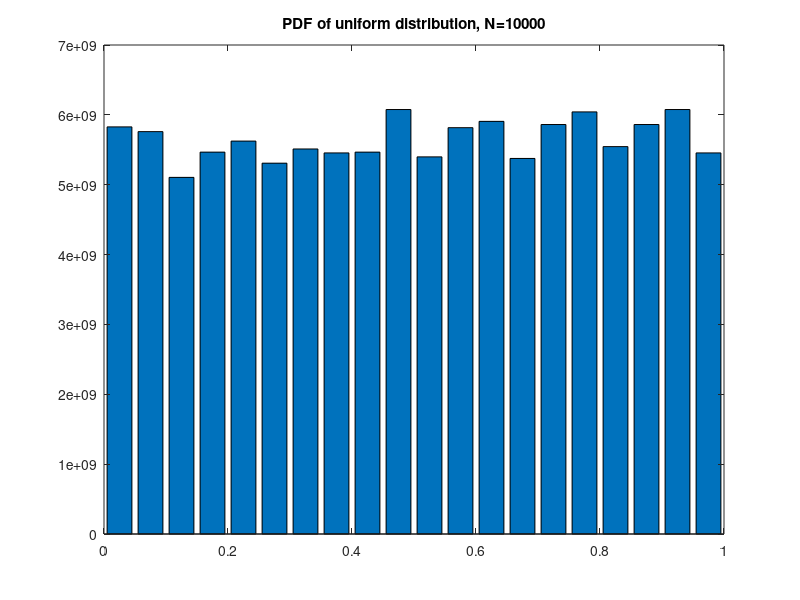

MATLAB code to generate this figure:
N = 10000;
x = rand(N, 1);
m = mean(x);
var = mean(x.^2 - m.^2);

xbin = [0.025:0.05:0.975];

n = hist(x, xbin);
alpha= 1/(N * (8.854*10^(-12)));
f = alpha * n;
bar(xbin, f);
title('PDF of uniform distribution, N=10000')